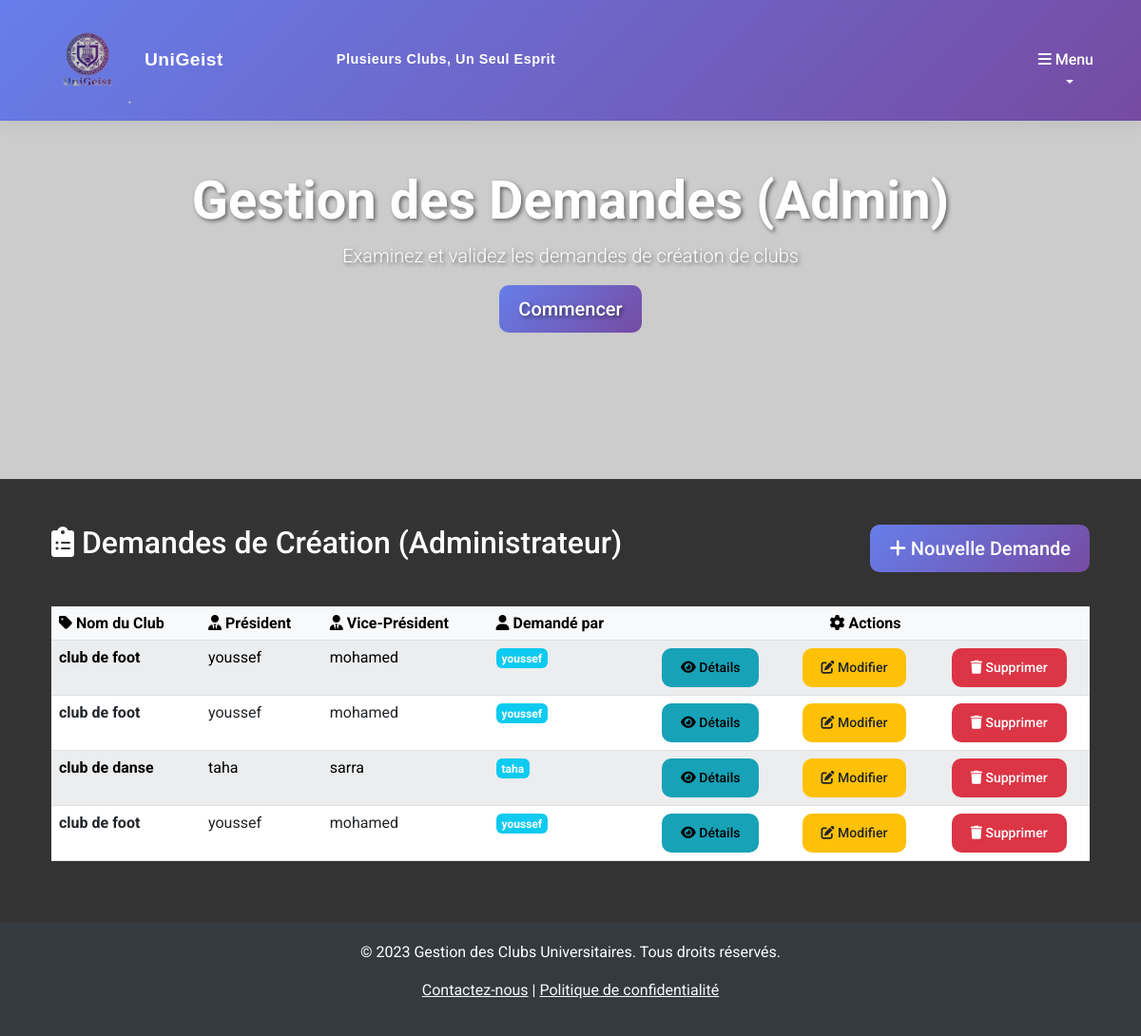
Page /club/admin/demandes/ on the earlier database version.
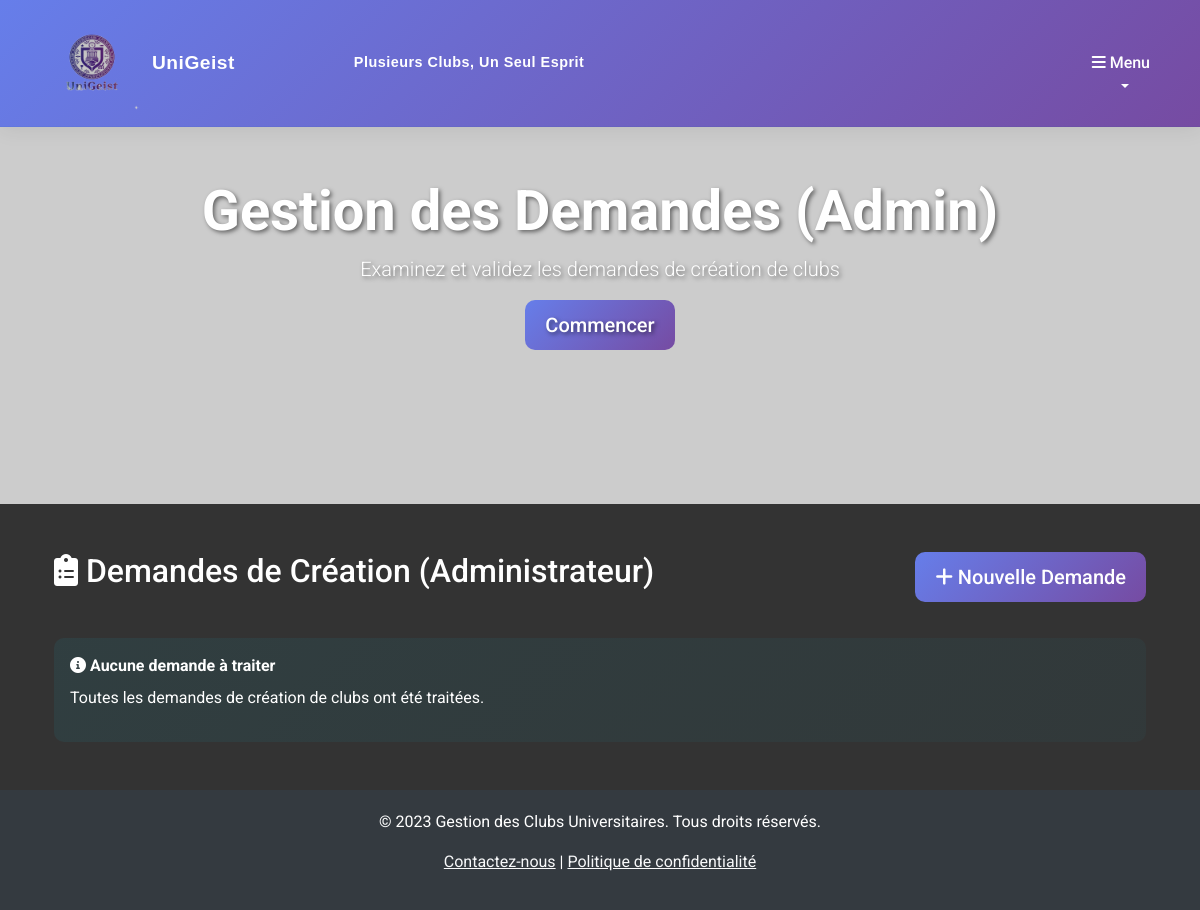
Same page on the later database version.
### clubApp/models.py (models this page shows, shortened)
class Demande_creation_club(models.Model):
        validatorTitle = RegexValidator(
        regex=r'^[A-Za-z0-9\s]+$',
        message="This field should contain only alphanumeric characters and spaces."
    )
        validatorName = RegexValidator(
        regex=r'^[A-Za-z\s]+$',
        message="This field should contain only alphabetic characters and spaces."
    )
        demande_id = models.AutoField(primary_key=True)
        club_name = models.CharField(max_length=100, validators=[validatorTitle])
        club_description = models.TextField(validators=[MinLengthValidator(10,"Description must be at least 10 characters long.")], blank=True, null=True)
        president_name = models.CharField(max_length=100, validators=[validatorName])
        vice_president_name = models.CharField(max_length=100, validators=[validatorName])
        requested_by = models.CharField(max_length=100, validators=[validatorName])
        emailResponsable = models.EmailField(max_length=254, blank=True, null=True)
        emailClub = models.EmailField(max_length=254, blank=True, null=True)
        tel = models.CharField(max_length=15, validators=[RegexValidator(regex=r'^\+?\d{8}$', message="Phone number must be entered in the format: '99999999'. Up to 8 digits allowed.")])

### clubApp/views.py (the view)
# urls.py: path('admin/demandes/', DemandeCreationClubAdminListView.as_view(), name='demande_creation_club_admin_list_view'),
class DemandeCreationClubAdminListView(ListView):
    model = Demande_creation_club
    template_name = 'club/demande_creation_club_admin_list.html'
    context_object_name = 'demandes_admin'

### templates/club/demande_creation_club_admin_list.html (shortened to what this page needs)
{% extends 'base.html' %}
{% block hero_title %}Gestion des Demandes (Admin){% endblock %}
{% block hero_subtitle %}Examinez et validez les demandes de création de clubs{% endblock %}
{% block content %}
<div class="container my-5">
    <div class="row mb-4">
        <div class="col-md-8">
            <h2 class="mb-4"><i class="fas fa-clipboard-list"></i> Demandes de Création (Administrateur)</h2>
        </div>
        <div class="col-md-4 text-md-end">
            <a href="{% url 'demande_creation_club_create_view' %}" class="btn btn-primary btn-lg">
                <i class="fas fa-plus"></i> Nouvelle Demande
            </a>
        </div>
    </div>
    {% if demandes_admin %}
    <div class="table-responsive">
        <table class="table table-hover table-striped">
            <thead class="table-light">
                <tr>
                    <th><i class="fas fa-tag"></i> Nom du Club</th>
                    <th><i class="fas fa-user-tie"></i> Président</th>
                    <th><i class="fas fa-user-tie"></i> Vice-Président</th>
                    <th><i class="fas fa-user"></i> Demandé par</th>
                    <th colspan="3" class="text-center"><i class="fas fa-cog"></i> Actions</th>
                </tr>
            </thead>
            <tbody>
                {% for demande_admin in demandes_admin %}
                <tr>
                    <td><strong>{{ demande_admin.club_name }}</strong></td>
                    <td>{{ demande_admin.president_name }}</td>
                    <td>{{ demande_admin.vice_president_name }}</td>
                    <td>
                        <span class="badge bg-info">{{ demande_admin.requested_by }}</span>
                    </td>
                    <td class="text-center">
                        <a href="{% url 'demande_creation_club_detail_view' demande_admin.demande_id %}" class="btn btn-sm btn-info" title="Voir les détails">
                            <i class="fas fa-eye"></i> Détails
                        </a>
                    </td>
                    <td class="text-center">
                        <a href="{% url 'demande_creation_club_update_view' demande_admin.demande_id %}" class="btn btn-sm btn-warning" title="Modifier">
                            <i class="fas fa-edit"></i> Modifier
                        </a>
                    </td>
                    <td class="text-center">
                        <a href="{% url 'demande_creation_club_delete_view' demande_admin.demande_id %}" class="btn btn-sm btn-danger" title="Supprimer">
                            <i class="fas fa-trash"></i> Supprimer
                        </a>
                    </td>
                </tr>
                {% endfor %}
            </tbody>
        </table>
    </div>
    {% else %}
    <div class="alert alert-info" role="alert">
        <i class="fas fa-info-circle"></i> <strong>Aucune demande à traiter</strong>
        <p class="mt-2">Toutes les demandes de création de clubs ont été traitées.</p>
    </div>
    {% endif %}
</div>
{% endblock %}

### templates/base.html (shortened to what this page needs)
// {% load static %}
<!DOCTYPE html>
<html lang="fr">
<head>
    <link href="https://cdn.jsdelivr.net/npm/bootstrap@5.3.0/dist/css/bootstrap.min.css" rel="stylesheet">
    <link rel="stylesheet" href="https://cdnjs.cloudflare.com/ajax/libs/font-awesome/6.0.0/css/all.min.css">
    <link rel="stylesheet" href="{% static 'css/style.css' %}">
</head>
<body>
    <nav class="navbar navbar-expand-lg navbar-light fixed-top minimalist-navbar" id="mainNavbar">
        <div class="container d-flex justify-content-between align-items-center">
            <a class="navbar-brand fw-bold" href="{% url 'accounts:clubs_home' %}" id="navbarBrand">
                <img src="{% static 'images/logo.png' %}" alt="Logo UniGeist" class="navbar-logo">
                <span class="brand-text">UniGeist</span>
            </a>
            <div class="navbar-slogan">
                <span class="brand-slogan">Plusieurs Clubs, Un Seul Esprit</span>
            </div>
            <div class="collapse navbar-collapse" id="navbarNav">
                <ul class="navbar-nav ms-auto">
                    <li class="nav-item dropdown">
                        <a class="nav-link dropdown-toggle" href="#" id="navbarDropdown" role="button" data-bs-toggle="dropdown" aria-expanded="false">
                            <i class="fas fa-bars"></i> Menu
                        </a>
                    </li>
                </ul>
            </div>
        </div>
    </nav>
    <section class="hero-section">
        <div class="container text-center dynamic-text">
            <h1 class="display-4 fw-bold">{% block hero_title %}Bienvenue sur la Plateforme de Gestion des Clubs Universitaires{% endblock %}</h1>
            <p class="lead">{% block hero_subtitle %}Connectez-vous, gérez vos clubs, participez aux événements et échangez sur le forum.{% endblock %}</p>
            <a href="{% url 'appEvenements:liste' %}" class="btn btn-primary btn-lg">Commencer</a>
        </div>
    </section>
    <main class="container my-5">
        {% block content %}{% endblock %}
    </main>
    <footer class="footer">
        <div class="container text-center">
            <p>&copy; 2023 Gestion des Clubs Universitaires. Tous droits réservés.</p>
            <p><a href="#" class="text-light">Contactez-nous</a> | <a href="#" class="text-light">Politique de confidentialité</a></p>
        </div>
    </footer>
</body>
</html>

### static/css/style.css (style rules this page uses)
body { font-family: 'Roboto', sans-serif; background: #333333; color: #ffffff; min-height: 100vh; }
.navbar { background: linear-gradient(135deg, #667eea 0%, #764ba2 100%); backdrop-filter: blur(20px); box-shadow: 0 2px 20px rgba(0, 0, 0, 0.08); transition: all 0.4s cubic-bezier(0.25, 0.46, 0.45, 0.94); border-bottom: 1px solid rgba(0, 0, 0, 0.05); min-height: 70px; }
.minimalist-navbar { background: linear-gradient(135deg, #667eea 0%, #764ba2 100%) !important; backdrop-filter: blur(25px) !important; }
.navbar-brand { transition: all 0.3s ease; position: relative; display: flex; align-items: center; gap: 10px; }
.navbar-logo { height: 100px; width: auto; max-width: 100px; object-fit: contain; filter: brightness(0.9); transition: all 0.3s ease; }
.brand-text { color: #ffffff; font-family: 'Arial Black', 'Arial Bold', Gadget, sans-serif; font-weight: 900; letter-spacing: 0.5px; font-size: 1.2rem; transition: all 0.3s ease; }
.navbar-slogan { flex: 1; text-align: center; margin: 0 20px; cursor: pointer; transition: all 0.3s ease; }
.brand-slogan { color: #ffffff; font-family: 'Arial Black', 'Arial Bold', Gadget, sans-serif; font-size: 0.9rem; font-weight: 900; letter-spacing: 0.5px; transition: all 0.3s ease; }
.dropdown-toggle { border: none; background: transparent; color: #ffffff; font-weight: 500; transition: all 0.3s ease; position: relative; }
.dropdown-toggle::after { content: ''; position: absolute; bottom: -5px; left: 50%; width: 0; height: 2px; background: linear-gradient(135deg, #667eea 0%, #764ba2 100%); transition: all 0.3s ease; transform: translateX(-50%); }
.hero-section { background: url('https://via.placeholder.com/1920x600?text=Université+Clubs') no-repeat center center; background-size: cover; height: 60vh; display: flex; align-items: center; justify-content: center; color: white; text-shadow: 2px 2px 4px rgba(0, 0, 0, 0.5); }
.footer { background: #343a40; color: white; padding: 20px 0; }
.dynamic-text { animation: fadeIn 2s ease-in-out; }
.btn { border-radius: 10px; padding: 10px 20px; font-weight: 500; transition: all 0.3s ease; }
.btn-primary { background: linear-gradient(135deg, #667eea 0%, #764ba2 100%); border: none; }
.alert-info { background: linear-gradient(135deg, rgba(23, 162, 184, 0.1) 0%, rgba(23, 162, 184, 0.05) 100%); border-left: 4px solid #17a2b8; color: #ffffff; }
.alert { border-radius: 10px; border: none; }

Differences in the rows shown:
removed Demande_creation_club: club_name "club de foot", president_name "youssef", vice_president_name "mohamed", requested_by "youssef"
removed Demande_creation_club: club_name "club de foot", president_name "youssef", vice_president_name "mohamed", requested_by "youssef"
removed Demande_creation_club: club_name "club de danse", president_name "taha", vice_president_name "sarra", requested_by "taha"
removed Demande_creation_club: club_name "club de foot", president_name "youssef", vice_president_name "mohamed", requested_by "youssef"
Other differences:
text no longer shown: "Nom du Club Président Vice-Président Demandé par Actions"
text now shown: "Aucune demande à traiter Toutes les demandes de création de clubs ont été traitées."
